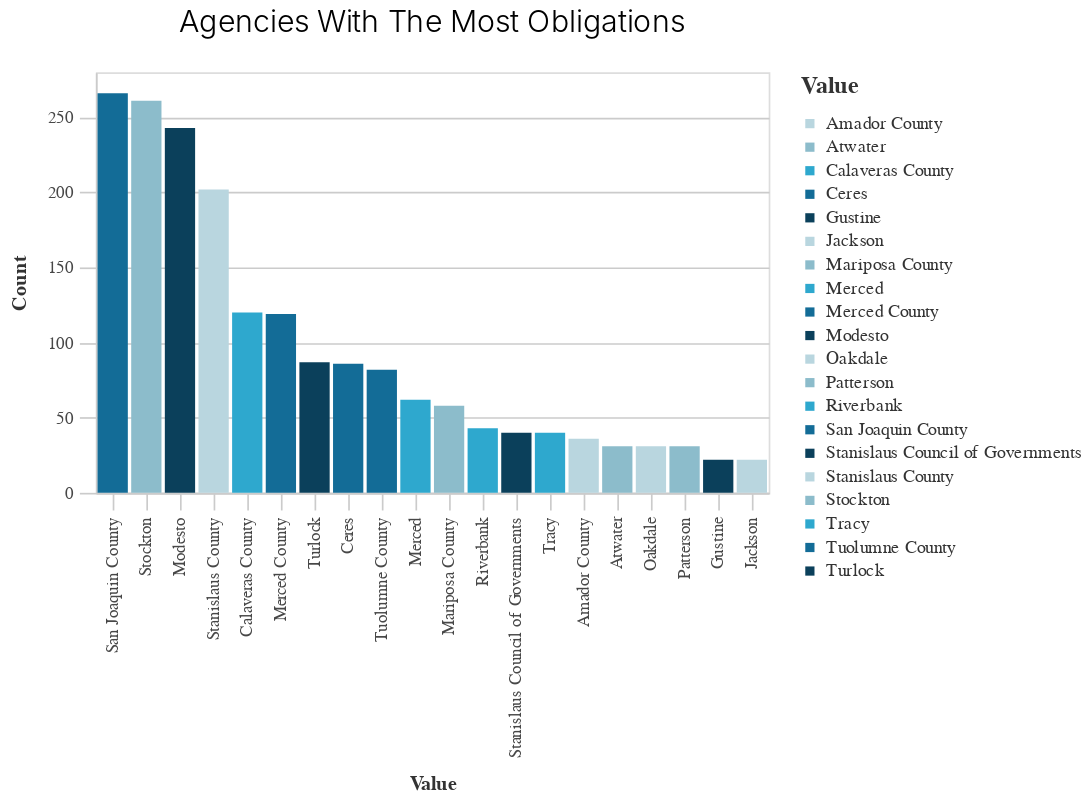

Source (notebook cell):
### Markdown cell above
### Charting

### Code cell
_dla_utils.basic_bar_chart((df_top>>filter(_.variable=='primary_agency_name')), 'value', 'count', 'value', subset, 'Agencies With The Most Obligations')

### Figure 1 — Vega-Lite specification as saved in the notebook (floating-point values rounded to 4 significant figures)
{"config": {"view": {"continuousWidth": 400, "continuousHeight": 300}, "axis": {"domainColor": "#cbcbcb", "grid": true, "gridColor": "#cbcbcb", "gridWidth": 1, "labelColor": "#474747", "labelFont": "Nunito Sans", "labelFontSize": 10, "labelPadding": 4, "tickColor": "#cbcbcb", "tickSize": 10, "titleColor": "#333", "titleFont": "Raleway", "titleFontSize": 12, "titlePadding": 10}, "axisBand": {"grid": false}, "background": "white", "font": "Raleway", "header": {"labelFont": "Nunito Sans", "titleFont": "Raleway"}, "legend": {"labelColor": "#333", "labelFont": "Nunito Sans", "labelFontSize": 11, "labelLimit": 0, "padding": 1, "symbolSize": 30, "symbolType": "square", "titleColor": "#333", "titleFont": "Raleway", "titleFontSize": 14, "titlePadding": 10}, "title": {"anchor": "middle", "font": "Raleway", "fontSize": 18, "fontWeight": 300, "offset": 20}}, "data": {"name": "data-4ad46bba6ab20f99fceef555ca8983a8"}, "mark": "bar", "encoding": {"color": {"field": "value", "legend": {"title": "Value"}, "scale": {"range": ["#B9D6DF", "#8CBCCB", "#2EA8CE", "#136C97", "#0B405B"]}, "type": "nominal"}, "x": {"field": "value", "sort": "-y", "title": "Value", "type": "nominal"}, "y": {"field": "count", "title": "Count", "type": "quantitative"}}, "height": 250, "title": "Agencies With The Most Obligations", "width": 400, "$schema": "https://vega.github.io/schema/vega-lite/v4.17.0.json", "datasets": {"data-4ad46bba6ab20f99fceef555ca8983a8": [{"value": "San Joaquin County", "count": 266, "variable": "primary_agency_name"}, {"value": "Stockton", "count": 261, "variable": "primary_agency_name"}, {"value": "Modesto", "count": 243, "variable": "primary_agency_name"}, {"value": "Stanislaus County", "count": 202, "variable": "primary_agency_name"}, {"value": "Calaveras County", "count": 120, "variable": "primary_agency_name"}, {"value": "Merced County", "count": 119, "variable": "primary_agency_name"}, {"value": "Turlock", "count": 87, "variable": "primary_agency_name"}, {"value": "Ceres", "count": 86, "variable": "primary_agency_name"}, {"value": "Tuolumne County", "count": 82, "variable": "primary_agency_name"}, {"value": "Merced", "count": 62, "variable": "primary_agency_name"}, {"value": "Mariposa County", "count": 58, "variable": "primary_agency_name"}, {"value": "Riverbank", "count": 43, "variable": "primary_agency_name"}, {"value": "Stanislaus Council of Governments", "count": 40, "variable": "primary_agency_name"}, {"value": "Tracy", "count": 40, "variable": "primary_agency_name"}, {"value": "Amador County", "count": 36, "variable": "primary_agency_name"}, {"value": "Atwater", "count": 31, "variable": "primary_agency_name"}, {"value": "Oakdale", "count": 31, "variable": "primary_agency_name"}, {"value": "Patterson", "count": 31, "variable": "primary_agency_name"}, {"value": "Gustine", "count": 22, "variable": "primary_agency_name"}, {"value": "Jackson", "count": 22, "variable": "primary_agency_name"}]}}
